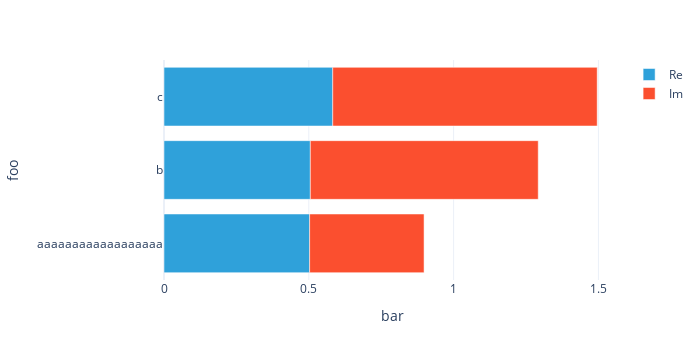

The notebook cell this image was saved under:
### Code cell
(U1 + U2).visualize()

### Figure 1 — Plotly figure (JSON) as saved in the notebook; plotly's stock layout.template omitted (floating-point values rounded to 4 significant figures)
{"data": [{"alignmentgroup": "True", "hovertemplate": "Part=Re<br>bar=%{x}<br>foo=%{y}<extra></extra>", "legendgroup": "Re", "marker": {"color": "#2fa1da", "pattern": {"shape": ""}}, "name": "Re", "offsetgroup": "Re", "orientation": "h", "showlegend": true, "textposition": "auto", "type": "bar", "x": [0.5029, 0.5053, 0.5826], "xaxis": "x", "y": ["aaaaaaaaaaaaaaaaaa", "b", "c"], "yaxis": "y"}, {"alignmentgroup": "True", "hovertemplate": "Part=Im<br>bar=%{x}<br>foo=%{y}<extra></extra>", "legendgroup": "Im", "marker": {"color": "#fb4f2f", "pattern": {"shape": ""}}, "name": "Im", "offsetgroup": "Im", "orientation": "h", "showlegend": true, "textposition": "auto", "type": "bar", "x": [0.3951, 0.7869, 0.9132], "xaxis": "x", "y": ["aaaaaaaaaaaaaaaaaa", "b", "c"], "yaxis": "y"}], "layout": {"barmode": "relative", "height": 360, "legend": {"title": {}, "tracegroupgap": 0}, "margin": {"t": 60}, "width": 700, "xaxis": {"anchor": "y", "autorange": true, "domain": [0, 1], "range": [0, 1.575], "title": {"text": "bar"}, "type": "linear"}, "yaxis": {"anchor": "x", "autorange": true, "domain": [0, 1], "range": [-0.5, 2.5], "title": {"text": "foo"}, "type": "category"}}}
